Frame 1 (no input): blank canvas, image omitted
Frame 60 (the mouse pressed at the canvas centre just before this capture): blank canvas, image omitted
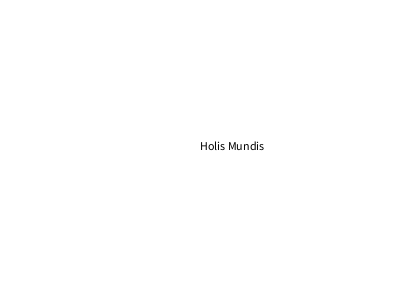
Frame 120 (the mouse held since frame 60 and released just before this capture)

The Processing sketch whose frames 1 and 60 were blank and that drew this single picture after the mouse press (run headless with seeded random() and noise(); from frame 60 on, the mouse is pressed at the canvas centre):

// Processing sketch: sketch_230627e
// ── sketch_230627e.pde
//int
//float
//boolean
String mensaje = "Holis Mundis";

void setup() {
  size(400, 300);
}
void draw() {
  background(255);
  fill(0);
  text( mensaje, mouseX, mouseY);
}
